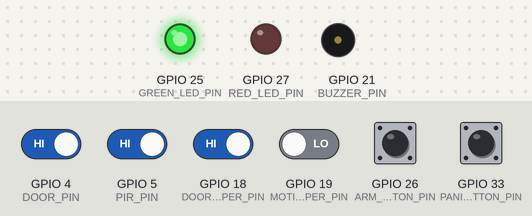
Bench run of a program on a simulated ESP32. Parts: output pins drawn as LEDs (lit = HIGH), buzzer (waves = sounding). The inputs (shaded band) are chosen by the test bench; at power-on: GPIO 4 (DOOR_PIN), GPIO 5 (PIR_PIN), GPIO 18 (DOOR_TAMPER_PIN), GPIO 26 (ARM_BUTTON_PIN), GPIO 33 (PANIC_BUTTON_PIN) HIGH, GPIO 19 (MOTION_TAMPER_PIN) LOW. WiFi joins after 1.5 s; servers stay silent unless stated; random numbers use the default seed unless the program sets one; no MQTT or app messages arrive unless stated; what the program prints to the serial monitor is not drawn.

Above: at 2.8 s.
2.9 s: GPIO 26 (ARM_BUTTON_PIN) pulled LOW for 0.15 s
At 3.9 s:
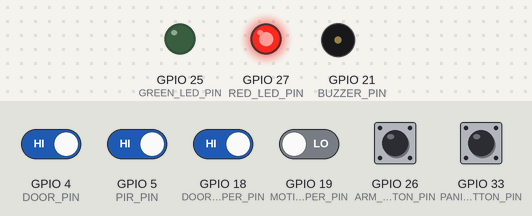
4.8 s: GPIO 26 (ARM_BUTTON_PIN) pulled LOW for 1 s
At 4.98 s:
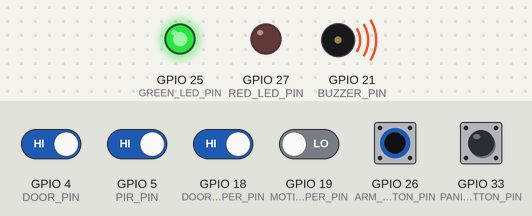
7.3 s: GPIO 33 (PANIC_BUTTON_PIN) pulled LOW for 0.15 s
At 8.0 s:
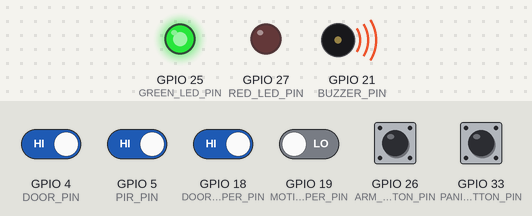
Timing chart, 0 to 14.9 s (numbered marks = the images above; inputs shaded):
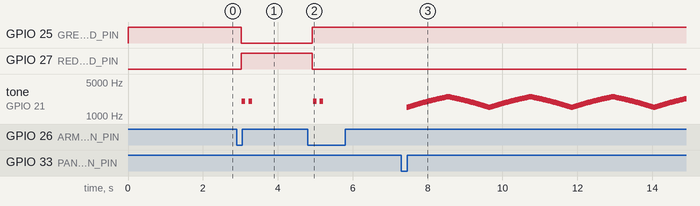

Measured:
- after the input at 2.9 s, GPIO 25 (GREEN_LED_PIN): HIGH → LOW after 0.12 s; GPIO 27 (RED_LED_PIN): LOW → HIGH after 0.12 s; tone on GPIO 21 (BUZZER_PIN): alternates 2000 Hz for 0.09 s and silent for 0.09 s, 4 changes in all, then stays silent, starting after 0.14 s
- after the input at 4.8 s, GPIO 25 (GREEN_LED_PIN): LOW → HIGH after 0.12 s; GPIO 27 (RED_LED_PIN): HIGH → LOW after 0.12 s; tone on GPIO 21 (BUZZER_PIN): alternates 2000 Hz for 0.09 s and silent for 0.09 s, 4 changes in all, then stays silent, starting after 0.14 s
- after the input at 7.3 s, tone on GPIO 21 (BUZZER_PIN): plays 1500 Hz for 0.02 s, 1520 Hz for 0.02 s, 1540 Hz for 0.02 s, 1560 Hz for 0.02 s, 1580 Hz for 0.02 s, 1600 Hz for 0.02 s … (340 notes in this stretch), starting after 0.14 s

The program:

main.cpp
```cpp
#include <Arduino.h>

#include <PubSubClient.h>
#include <WiFi.h>

#include "Config.h"
#include "Events.h"
#include "Inputs.h"
#include "State.h"
#include "Siren.h"
#include "WifiMqtt.h"

void setup() {
  Serial.begin(115200);

  systemState.bootId = String((uint32_t)esp_random(), HEX) + String((uint32_t)esp_random(), HEX);

  Serial.print("bootId: ");
  Serial.println(systemState.bootId);

  configureInputs();
  initializeInputStates();

  setupWifi();
  mqttClient.setServer(MQTT_SERVER, MQTT_PORT);
  mqttClient.setKeepAlive(5);
  connectMqtt();
}

void loop() {
  ensureMqtt();
  mqttClient.loop();

  updateSiren();
  publishHeartbeatIfDue();
  updateInputs();

  delay(MAIN_LOOP_DELAY_MS);
}
```

Events.h
```cpp
#pragma once

#include <Arduino.h>

void publishEvent(const char* sensor, const char* sensorId, const char* event);
void publishStatus(const char* event);
void publishHeartbeatIfDue();
void publishBootSequence();
void buildJsonPayload(char* payload, size_t payloadSize, const char* sensor, const char* sensorId, const char* event);
```

Inputs.h
```cpp
#pragma once

void configureInputs();
void initializeInputStates();
void updateInputs();
```

Models.h
```cpp
#pragma once

#include <Arduino.h>

enum class BeepPattern {
  None,
  SingleShort,
  ArmConfirm,
  DisarmConfirm
};

struct DebouncedInput {
  uint8_t pin;
  unsigned long debounceMs;
  int stableState;
  int lastRawState;
  unsigned long lastChangeMs;
  void (*onStableChange)(int);
};

struct SystemState {
  bool armed = false;
  bool alarmActive = false;
  unsigned long eventCounter = 0;
  unsigned long lastHeartbeatMs = 0;
  unsigned long lastMqttAttemptMs = 0;
  String bootId = "";
};

struct SirenState {
  int frequency = 1500;
  bool rampUp = true;
  unsigned long lastSirenStepMs = 0;
  bool buzzerInitialized = false;

  BeepPattern activePattern = BeepPattern::None;
  bool toneOn = false;
  uint8_t stepIndex = 0;
  unsigned long stepStartedMs = 0;
  int currentToneFrequency = 0;
  unsigned long currentStepDurationMs = 0;
  unsigned long pendingPauseMs = 0;
};
```

Siren.h
```cpp
#pragma once

#include "Models.h"

void startAlarm();
void stopAlarm();
void queueArmConfirmBeep();
void queueDisarmConfirmBeep();
void queueSingleShortBeep();
void updateSiren();
```

State.h
```cpp
#pragma once

#include <PubSubClient.h>
#include <WiFi.h>
#include "Models.h"

extern WiFiClient wifiClient;
extern PubSubClient mqttClient;

extern SystemState systemState;
extern SirenState sirenState;

extern DebouncedInput armButtonInput;
extern DebouncedInput panicButtonInput;
extern DebouncedInput doorInput;
extern DebouncedInput motionInput;
extern DebouncedInput doorTamperInput;
extern DebouncedInput motionTamperInput;
```

WifiMqtt.h
```cpp
#pragma once

void setupWifi();
void ensureWifi();
bool connectMqtt();
void ensureMqtt();
```

Events.cpp
```cpp
#include "Events.h"
#include "Config.h"
#include "State.h"

static long currentRssi() {
  return (WiFi.status() == WL_CONNECTED) ? WiFi.RSSI() : 0;
}

void buildJsonPayload(char* payload, size_t payloadSize, const char* sensor, const char* sensorId, const char* event) {
  const unsigned long currentEventId = ++systemState.eventCounter;

    snprintf(
    payload,
    payloadSize,
    "{\"bootId\":\"%s\",\"eventId\":%lu,\"deviceId\":\"%s\",\"zone\":\"%s\",\"sensorId\":\"%s\",\"sensor\":\"%s\",\"event\":\"%s\",\"armed\":%s,\"rssi\":%ld,\"ts\":%lu}",
    systemState.bootId.c_str(),
    currentEventId,
    DEVICE_ID,
    DEVICE_ZONE,
    sensorId,
    sensor,
    event,
    systemState.armed ? "true" : "false",
    currentRssi(),
    millis()
  );
}

static void publishJson(const char* topic, const char* sensor, const char* sensorId, const char* event, bool retained) {
  char payload[512];
  buildJsonPayload(payload, sizeof(payload), sensor, sensorId, event);

  Serial.print("Publishing to ");
  Serial.print(topic);
  Serial.print(": ");
  Serial.println(payload);

  mqttClient.publish(topic, payload, retained);
}

void publishEvent(const char* sensor, const char* sensorId, const char* event) {
  publishJson(EVENTS_TOPIC, sensor, sensorId, event, false);
}

void publishStatus(const char* event) {
  publishJson(STATUS_TOPIC, "system", SYSTEM_SENSOR_ID, event, true);
}

void publishHeartbeatIfDue() {
  const unsigned long now = millis();
  if (now - systemState.lastHeartbeatMs < HEARTBEAT_MS) {
    return;
  }

  systemState.lastHeartbeatMs = now;

  if (mqttClient.connected()) {
    publishStatus("heartbeat");
  }
}

void publishBootSequence() {
  publishEvent("system", SYSTEM_SENSOR_ID, "boot");
  publishStatus("connection_restored");
  publishStatus("online");
}
```

Inputs.cpp
```cpp
#include "Inputs.h"
#include <Arduino.h>
#include "Config.h"
#include "Events.h"
#include "Siren.h"
#include "State.h"

static void updateIndicators() {
  digitalWrite(RED_LED_PIN, systemState.armed ? HIGH : LOW);
  digitalWrite(GREEN_LED_PIN, systemState.armed ? LOW : HIGH);
}

static void handleArmButtonPress() {
  systemState.armed = !systemState.armed;
  updateIndicators();

  if (systemState.armed) {
    Serial.println("SYSTEM ARMED");
    publishEvent("system", SYSTEM_SENSOR_ID, "armed");
    queueArmConfirmBeep();
    return;
  }

  Serial.println("SYSTEM DISARMED");
  publishEvent("system", SYSTEM_SENSOR_ID, "disarmed");

  const bool wasAlarmActive = systemState.alarmActive;
  stopAlarm();

  if (wasAlarmActive) {
    queueDisarmConfirmBeep();
  } else {
    queueArmConfirmBeep();
  }
}

static void handlePanicButtonPress() {
  Serial.println("PANIC BUTTON PRESSED");
  publishEvent("panic_button", PANIC_SENSOR_ID, "pressed");
  startAlarm();
}

static void handleDoorStableChange(int newState) {
  if (!systemState.armed) {
    return;
  }

  if (newState == LOW) {
    Serial.println("DOOR CLOSED");
    publishEvent("door", DOOR_SENSOR_ID, "closed");
  } else {
    Serial.println("DOOR OPEN");
    publishEvent("door", DOOR_SENSOR_ID, "open");
  }

  startAlarm();
}

static void handleMotionStableChange(int newState) {
  if (!systemState.armed) {
    return;
  }

  if (newState == HIGH) {
    Serial.println("MOTION DETECTED");
    publishEvent("motion", MOTION_SENSOR_ID, "detected");
    startAlarm();
  }
}

static void handleDoorTamperStableChange(int newState) {
  if (!systemState.armed) {
    return;
  }

  if (newState == LOW) {
    Serial.println("DOOR TAMPER RESTORED");
    publishEvent("door_tamper", DOOR_TAMPER_SENSOR_ID, "restored");
  } else {
    Serial.println("DOOR TAMPER TRIGGERED");
    publishEvent("door_tamper", DOOR_TAMPER_SENSOR_ID, "triggered");
    startAlarm();
  }
}

static void handleMotionTamperStableChange(int newState) {
  if (!systemState.armed) {
    return;
  }

  if (newState == LOW) {
    Serial.println("MOTION TAMPER RESTORED");
    publishEvent("motion_tamper", MOTION_TAMPER_SENSOR_ID, "restored");
  } else {
    Serial.println("MOTION TAMPER TRIGGERED");
    publishEvent("motion_tamper", MOTION_TAMPER_SENSOR_ID, "triggered");
    startAlarm();
  }
}

static void onArmButtonStableChange(int state) {
  if (state == LOW) {
    handleArmButtonPress();
  }
}

static void onPanicButtonStableChange(int state) {
  if (state == LOW) {
    handlePanicButtonPress();
  }
}

static void updateDebouncedInput(DebouncedInput& input) {
  const int rawState = digitalRead(input.pin);
  const unsigned long now = millis();

  if (rawState != input.lastRawState) {
    input.lastRawState = rawState;
    input.lastChangeMs = now;
  }

  if ((now - input.lastChangeMs) >= input.debounceMs && rawState != input.stableState) {
    input.stableState = rawState;
    if (input.onStableChange != nullptr) {
      input.onStableChange(input.stableState);
    }
  }
}

static void configureCallbacks() {
  armButtonInput.onStableChange = onArmButtonStableChange;
  panicButtonInput.onStableChange = onPanicButtonStableChange;
  doorInput.onStableChange = handleDoorStableChange;
  motionInput.onStableChange = handleMotionStableChange;
  doorTamperInput.onStableChange = handleDoorTamperStableChange;
  motionTamperInput.onStableChange = handleMotionTamperStableChange;
}

void configureInputs() {
  pinMode(DOOR_PIN, INPUT_PULLUP);
  pinMode(PIR_PIN, INPUT);
  pinMode(DOOR_TAMPER_PIN, INPUT_PULLUP);
  pinMode(MOTION_TAMPER_PIN, INPUT_PULLUP);
  pinMode(PANIC_BUTTON_PIN, INPUT_PULLUP);
  pinMode(ARM_BUTTON_PIN, INPUT_PULLUP);

  pinMode(RED_LED_PIN, OUTPUT);
  pinMode(GREEN_LED_PIN, OUTPUT);
  pinMode(BUZZER_PIN, OUTPUT);

  configureCallbacks();
  updateIndicators();
}

void initializeInputStates() {
  armButtonInput.stableState = armButtonInput.lastRawState = digitalRead(armButtonInput.pin);
  panicButtonInput.stableState = panicButtonInput.lastRawState = digitalRead(panicButtonInput.pin);
  doorInput.stableState = doorInput.lastRawState = digitalRead(doorInput.pin);
  motionInput.stableState = motionInput.lastRawState = digitalRead(motionInput.pin);
  doorTamperInput.stableState = doorTamperInput.lastRawState = digitalRead(doorTamperInput.pin);
  motionTamperInput.stableState = motionTamperInput.lastRawState = digitalRead(motionTamperInput.pin);
}

void updateInputs() {
  updateDebouncedInput(armButtonInput);
  updateDebouncedInput(panicButtonInput);
  updateDebouncedInput(doorInput);
  updateDebouncedInput(motionInput);
  updateDebouncedInput(doorTamperInput);
  updateDebouncedInput(motionTamperInput);
}
```

Siren.cpp
```cpp
#include "Siren.h"
#include <Arduino.h>
#include "Config.h"
#include "State.h"

struct PatternStep {
  int frequency;
  unsigned long durationMs;
  unsigned long pauseAfterMs;
};

static constexpr int BUZZER_LEDC_CHANNEL = 0;
static constexpr int BUZZER_LEDC_RESOLUTION = 8;

static constexpr PatternStep ARM_CONFIRM_STEPS[] = {
  {2000, 90, 80},
  {2000, 90, 0}
};

static constexpr PatternStep DISARM_CONFIRM_STEPS[] = {
  {1700, 120, 80},
  {1400, 140, 0}
};

static constexpr PatternStep SINGLE_SHORT_STEPS[] = {
  {1800, 100, 0}
};

static const PatternStep* patternSteps(BeepPattern pattern, size_t& count) {
  switch (pattern) {
    case BeepPattern::ArmConfirm:
      count = sizeof(ARM_CONFIRM_STEPS) / sizeof(ARM_CONFIRM_STEPS[0]);
      return ARM_CONFIRM_STEPS;
    case BeepPattern::DisarmConfirm:
      count = sizeof(DISARM_CONFIRM_STEPS) / sizeof(DISARM_CONFIRM_STEPS[0]);
      return DISARM_CONFIRM_STEPS;
    case BeepPattern::SingleShort:
      count = sizeof(SINGLE_SHORT_STEPS) / sizeof(SINGLE_SHORT_STEPS[0]);
      return SINGLE_SHORT_STEPS;
    case BeepPattern::None:
    default:
      count = 0;
      return nullptr;
  }
}

static void ensureBuzzerInitialized() {
  if (sirenState.buzzerInitialized) {
    return;
  }

  ledcSetup(BUZZER_LEDC_CHANNEL, 2000, BUZZER_LEDC_RESOLUTION);
  ledcAttachPin(BUZZER_PIN, BUZZER_LEDC_CHANNEL);
  sirenState.buzzerInitialized = true;
}

static void resetSirenSweep() {
  sirenState.frequency = SIREN_MIN_FREQ;
  sirenState.rampUp = true;
}

static void clearBeepPattern() {
  sirenState.activePattern = BeepPattern::None;
  sirenState.toneOn = false;
  sirenState.stepIndex = 0;
  sirenState.stepStartedMs = 0;
  sirenState.currentToneFrequency = 0;
  sirenState.currentStepDurationMs = 0;
  sirenState.pendingPauseMs = 0;
}

static void startToneOnBuzzer(int frequency) {
  ensureBuzzerInitialized();
  ledcWriteTone(BUZZER_LEDC_CHANNEL, frequency);
  sirenState.toneOn = true;
}

static void stopToneOnBuzzer() {
  if (!sirenState.buzzerInitialized || !sirenState.toneOn) {
    return;
  }

  ledcWriteTone(BUZZER_LEDC_CHANNEL, 0);
  ledcWrite(BUZZER_LEDC_CHANNEL, 0);
  sirenState.toneOn = false;
}

static void startPatternStep(const PatternStep& step) {
  sirenState.toneOn = true;
  sirenState.stepStartedMs = millis();
  sirenState.currentToneFrequency = step.frequency;
  sirenState.currentStepDurationMs = step.durationMs;
  sirenState.pendingPauseMs = step.pauseAfterMs;
  startToneOnBuzzer(step.frequency);
}

static void queueBeepPattern(BeepPattern pattern) {
  if (systemState.alarmActive && pattern == BeepPattern::ArmConfirm) {
    return;
  }

  clearBeepPattern();
  sirenState.activePattern = pattern;
}

void startAlarm() {
  systemState.alarmActive = true;
  clearBeepPattern();
}

void stopAlarm() {
  systemState.alarmActive = false;
  stopToneOnBuzzer();
  resetSirenSweep();
}

void queueArmConfirmBeep() {
  queueBeepPattern(BeepPattern::ArmConfirm);
}

void queueDisarmConfirmBeep() {
  queueBeepPattern(BeepPattern::DisarmConfirm);
}

void queueSingleShortBeep() {
  queueBeepPattern(BeepPattern::SingleShort);
}

static void updateAlarmSweep() {
  if (!systemState.alarmActive) {
    return;
  }

  const unsigned long now = millis();
  if (now - sirenState.lastSirenStepMs < SIREN_STEP_MS) {
    return;
  }

  sirenState.lastSirenStepMs = now;
  startToneOnBuzzer(sirenState.frequency);

  if (sirenState.rampUp) {
    sirenState.frequency += SIREN_STEP_FREQ;
    if (sirenState.frequency >= SIREN_MAX_FREQ) {
      sirenState.rampUp = false;
    }
  } else {
    sirenState.frequency -= SIREN_STEP_FREQ;
    if (sirenState.frequency <= SIREN_MIN_FREQ) {
      sirenState.rampUp = true;
    }
  }
}

static void updateBeepPattern() {
  if (systemState.alarmActive || sirenState.activePattern == BeepPattern::None) {
    return;
  }

  size_t count = 0;
  const PatternStep* steps = patternSteps(sirenState.activePattern, count);
  if (steps == nullptr || count == 0) {
    clearBeepPattern();
    return;
  }

  if (sirenState.stepIndex >= count) {
    clearBeepPattern();
    stopToneOnBuzzer();
    return;
  }

  const unsigned long now = millis();

  if (!sirenState.toneOn && sirenState.stepStartedMs == 0) {
    startPatternStep(steps[sirenState.stepIndex]);
    return;
  }

  if (sirenState.toneOn) {
    if (now - sirenState.stepStartedMs >= sirenState.currentStepDurationMs) {
      stopToneOnBuzzer();
      sirenState.toneOn = false;
      sirenState.stepStartedMs = now;

      if (sirenState.pendingPauseMs == 0) {
        sirenState.stepIndex++;
        sirenState.stepStartedMs = 0;
      }
    }
    return;
  }

  if (now - sirenState.stepStartedMs >= sirenState.pendingPauseMs) {
    sirenState.stepIndex++;
    sirenState.stepStartedMs = 0;
  }
}

void updateSiren() {
  if (systemState.alarmActive) {
    updateAlarmSweep();
    return;
  }

  updateBeepPattern();
}
```

State.cpp
```cpp
#include "State.h"
#include "Config.h"

WiFiClient wifiClient;
PubSubClient mqttClient(wifiClient);

SystemState systemState;
SirenState sirenState;

DebouncedInput armButtonInput = {ARM_BUTTON_PIN, BUTTON_DEBOUNCE_MS, HIGH, HIGH, 0, nullptr};
DebouncedInput panicButtonInput = {PANIC_BUTTON_PIN, BUTTON_DEBOUNCE_MS, HIGH, HIGH, 0, nullptr};
DebouncedInput doorInput = {DOOR_PIN, SENSOR_DEBOUNCE_MS, HIGH, HIGH, 0, nullptr};
DebouncedInput motionInput = {PIR_PIN, SENSOR_DEBOUNCE_MS, LOW, LOW, 0, nullptr};
DebouncedInput doorTamperInput = {DOOR_TAMPER_PIN, SENSOR_DEBOUNCE_MS, HIGH, HIGH, 0, nullptr};
DebouncedInput motionTamperInput = {MOTION_TAMPER_PIN, SENSOR_DEBOUNCE_MS, HIGH, HIGH, 0, nullptr};
```

WifiMqtt.cpp
```cpp
#include "WifiMqtt.h"
#include <Arduino.h>
#include "Config.h"
#include "Events.h"
#include "State.h"

static void buildWillPayload(char* payload, size_t payloadSize) {
  const unsigned long currentEventId = ++systemState.eventCounter;
  const long rssi = (WiFi.status() == WL_CONNECTED) ? WiFi.RSSI() : 0;

  snprintf(
    payload,
    payloadSize,
    "{\"bootId\":\"%s\",\"eventId\":%lu,\"deviceId\":\"%s\",\"zone\":\"%s\",\"sensorId\":\"%s\",\"sensor\":\"system\",\"event\":\"connection_lost\",\"armed\":%s,\"rssi\":%ld,\"ts\":%lu}",
    systemState.bootId.c_str(),
    currentEventId,
    DEVICE_ID,
    DEVICE_ZONE,
    SYSTEM_SENSOR_ID,
    systemState.armed ? "true" : "false",
    rssi,
    millis()
  );
}

void setupWifi() {
  Serial.println("Connecting to Wi‑Fi...");
  WiFi.begin(WIFI_SSID_VALUE, WIFI_PASSWORD_VALUE);

  while (WiFi.status() != WL_CONNECTED) {
    delay(WIFI_RETRY_MS);
    Serial.print(".");
  }

  Serial.println();
  Serial.println("Wi‑Fi connected");
  Serial.print("IP: ");
  Serial.println(WiFi.localIP());
}

void ensureWifi() {

  if (WiFi.status() == WL_CONNECTED) {
    return;
  }

  Serial.println("Wi‑Fi lost, reconnecting...");
  WiFi.disconnect();
  WiFi.begin(WIFI_SSID_VALUE, WIFI_PASSWORD_VALUE);

  while (WiFi.status() != WL_CONNECTED) {
    delay(WIFI_RETRY_MS);
    Serial.print(".");
  }

  Serial.println();
  Serial.println("Wi‑Fi restored");
}

bool connectMqtt() {
  char willPayload[512];
  buildWillPayload(willPayload, sizeof(willPayload));

  Serial.println("Connecting to MQTT...");

  const bool connected = mqttClient.connect(
    MQTT_CLIENT_ID,
    STATUS_TOPIC,
    1,
    false,
    willPayload
  );

  if (!connected) {
    Serial.print("MQTT connect failed, rc=");
    Serial.println(mqttClient.state());
    return false;
  }

  Serial.println("MQTT connected");
  publishBootSequence();
  return true;
}

void ensureMqtt() {
  if (mqttClient.connected()) {
    return;
  }

  const unsigned long now = millis();
  if (now - systemState.lastMqttAttemptMs < MQTT_RETRY_MS) {
    return;
  }

  systemState.lastMqttAttemptMs = now;
  ensureWifi();
  connectMqtt();
}
```

Source omitted: Config.h (1957 bytes)
